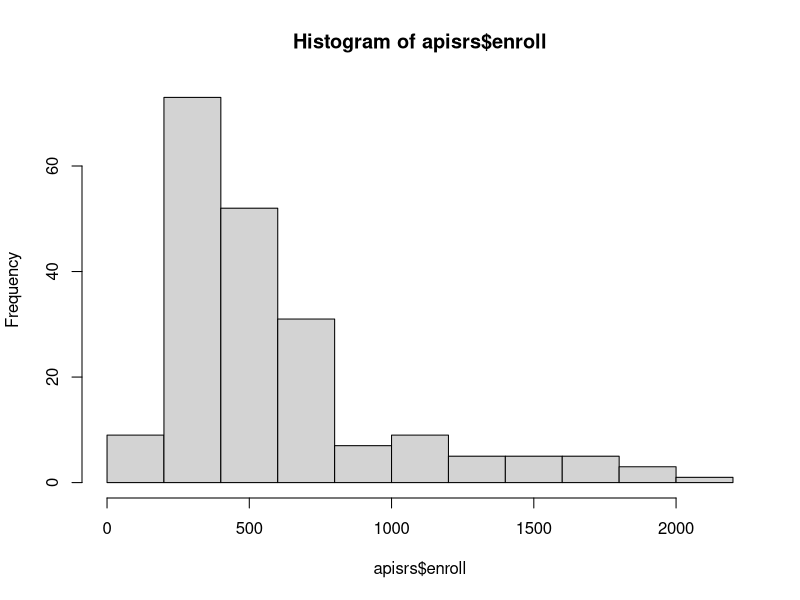
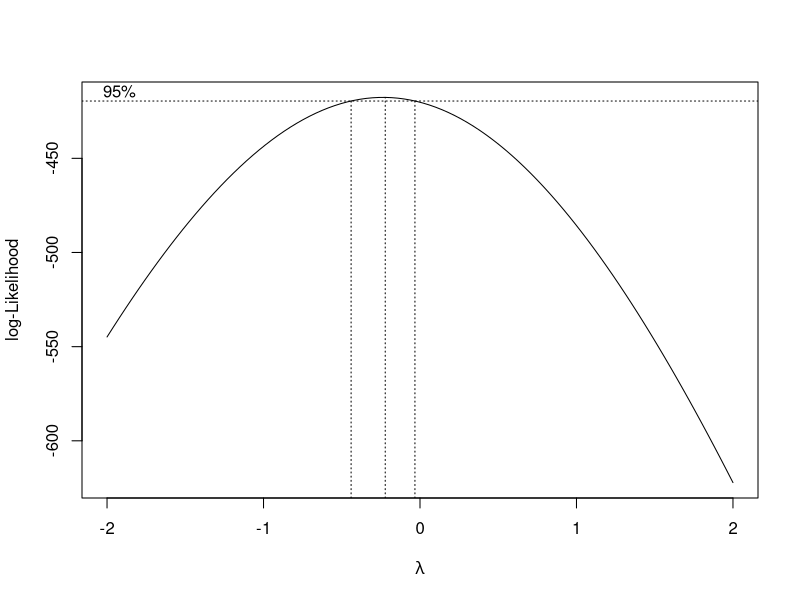
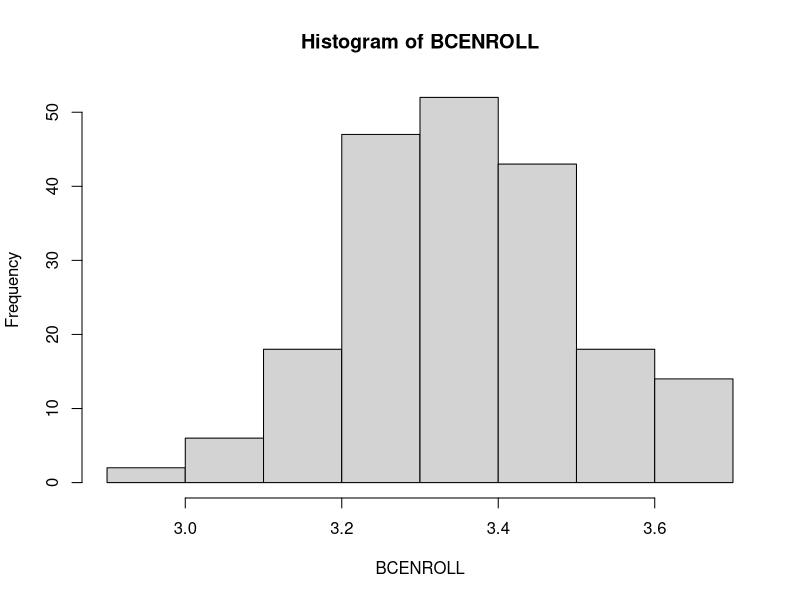
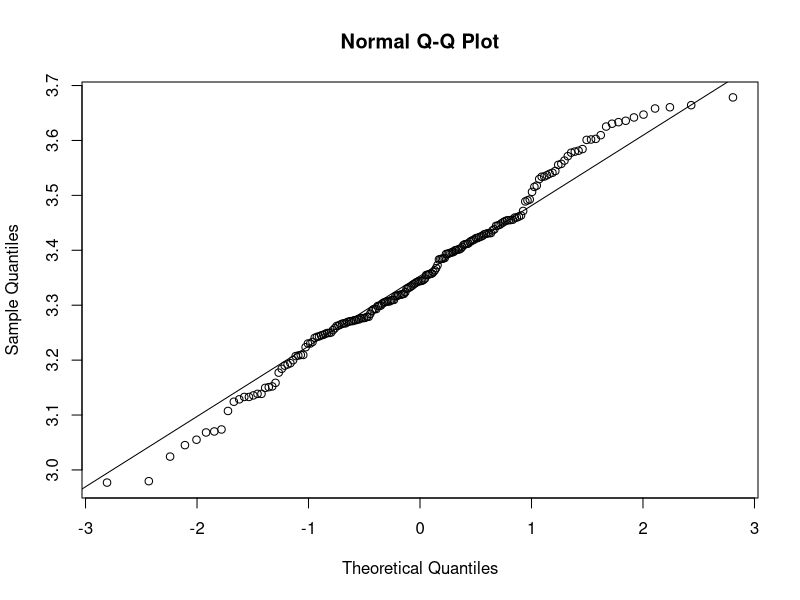

These charts were generated, in order, by the following R code:
## Chapter 4 Simple Random Sampling

library(survey)

# Loads specified data sets, or list the available data sets.
# api = Student performance in California Schools(column within data sets)
data(api)
srs_design<-svydesign(id=~1,fpc=~fpc,data=apisrs)
srs_design

# Compute means, variances, ratios and totals for data from complex surveys.
svytotal(~enroll,srs_design)
svymean(~enroll,srs_design)
confint(svymean(~enroll,srs_design))

# We should have looked first at the histogram of enroll
summary(apisrs$enroll)
hist(apisrs$enroll)

# The confidence interval is not accurate but by the central limit theorem it will work
#
# The CLT states that, given a sufficiently large sample size from a population, the mean 
# of all samples from the same population will be approximately equal to the mean of the
# original population. It also states that as you increase the number of samples and the
# sample size, the distribution of all of the sample means will approximate a normal
# distribution (aka Gaussian distribution) — no matter what the population distribution is.
# This distribution is referred to as the “sampling distribution.”

# Functions and datasets to support Venables and Ripley,
# "Modern Applied Statistics with S" (4th edition, 2002).
library(MASS)

bc<-boxcox(apisrs$enroll~1,plotit=T)
lambdabc<-bc$x[which.max(bc$y)]
BCENROLL=((apisrs$enroll)^lambdabc-1)/lambdabc
hist(BCENROLL)

qqnorm(BCENROLL)
qqline(BCENROLL)

shapiro.test(BCENROLL)

BCSTAT=svymean(BCENROLL,srs_design)
BCSTAT=as.data.frame(BCSTAT)

LL=BCSTAT[[1]]-qnorm(.975)*BCSTAT[[2]]
UL=BCSTAT[[1]]+qnorm(.975)*BCSTAT[[2]]
c(LL,UL)


##### Select a new SRS from apipop
SRS<-sample(nrow(apipop),200,replace=F)
newSRS=apipop[SRS,]
srs_design2<-svydesign(id=~1,fpc=rep(nrow(apipop),200),data=newSRS)


### To use weights
srs_design3<-svydesign(id=~1,weights=~pw,data=apisrs)
svytotal(~enroll,srs_design3)
svymean(~enroll,srs_design3)
confint(svymean(~enroll,srs_design3))


##### Select a new SRS from apipop using weights for estimaion
SRS2<-sample(nrow(apipop),200,replace=F)
newSRS2=apipop[SRS2,]
pw=6194/200
srs_design2<-svydesign(id=~1,weight=rep(pw,200),data=newSRS2)
